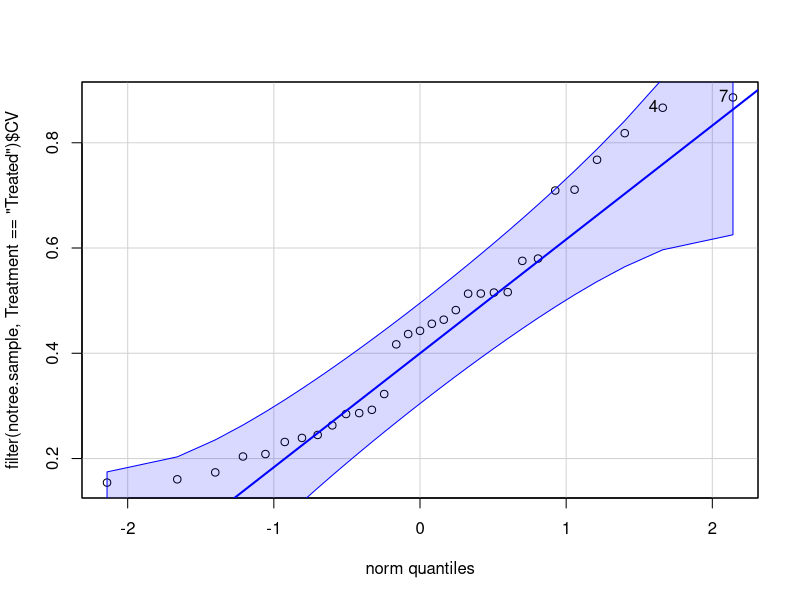
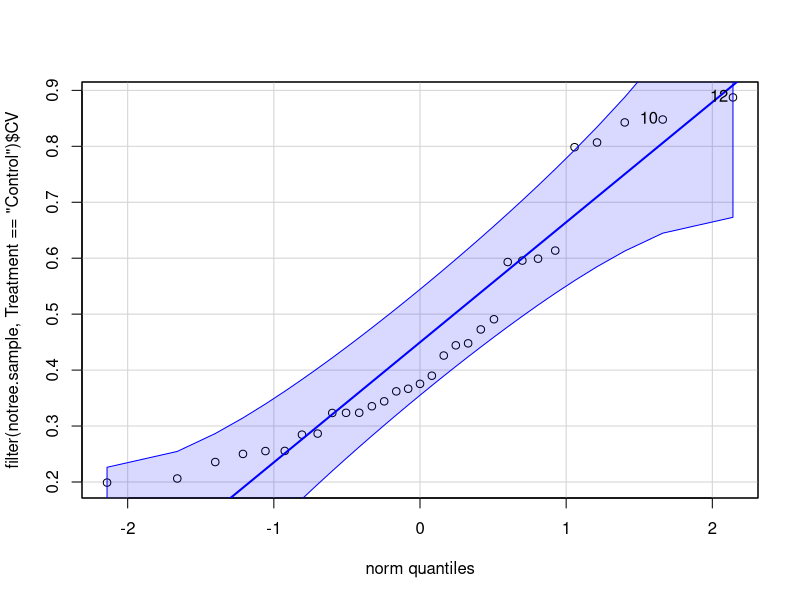
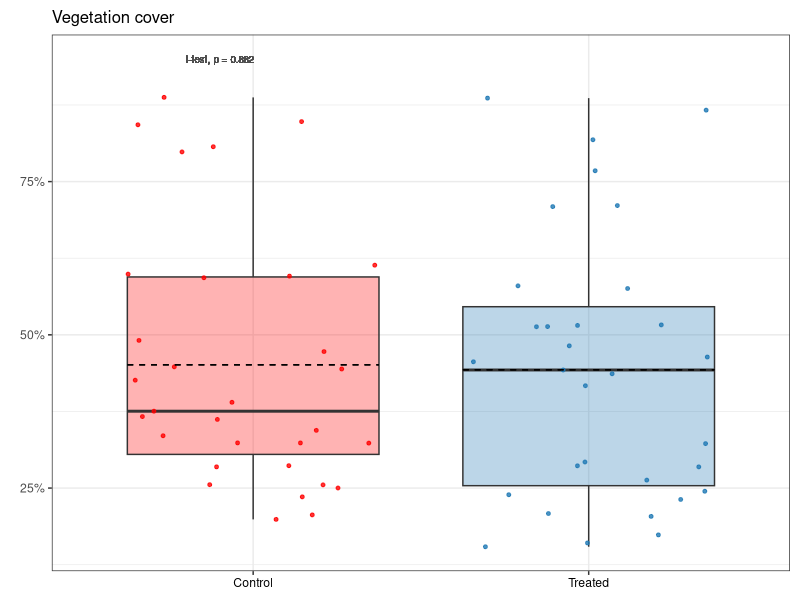
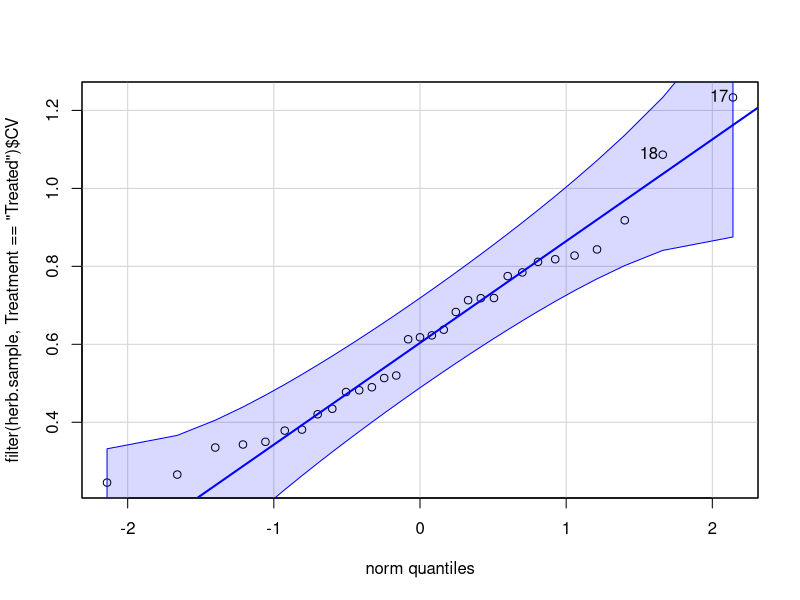
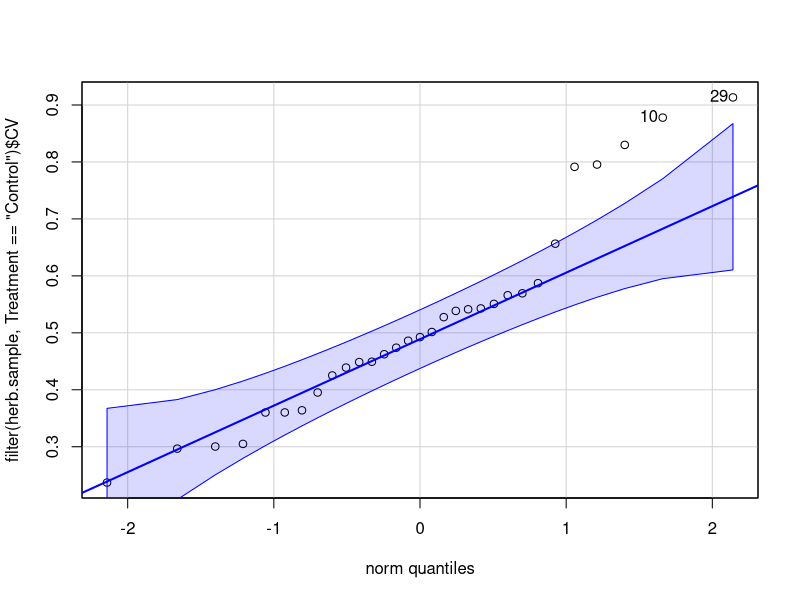
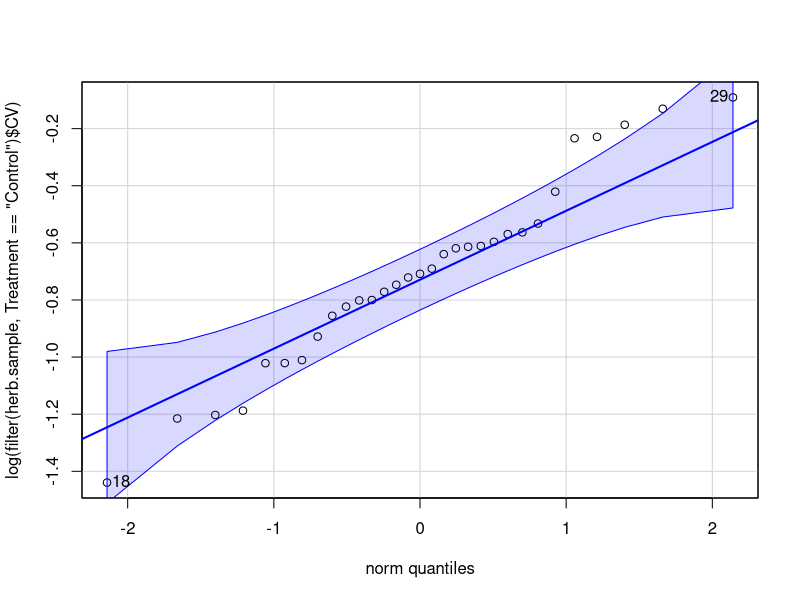
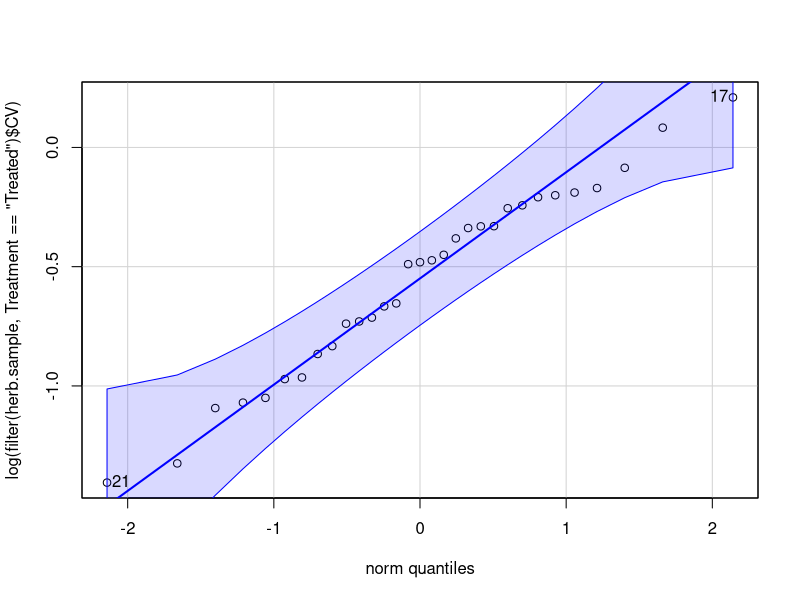
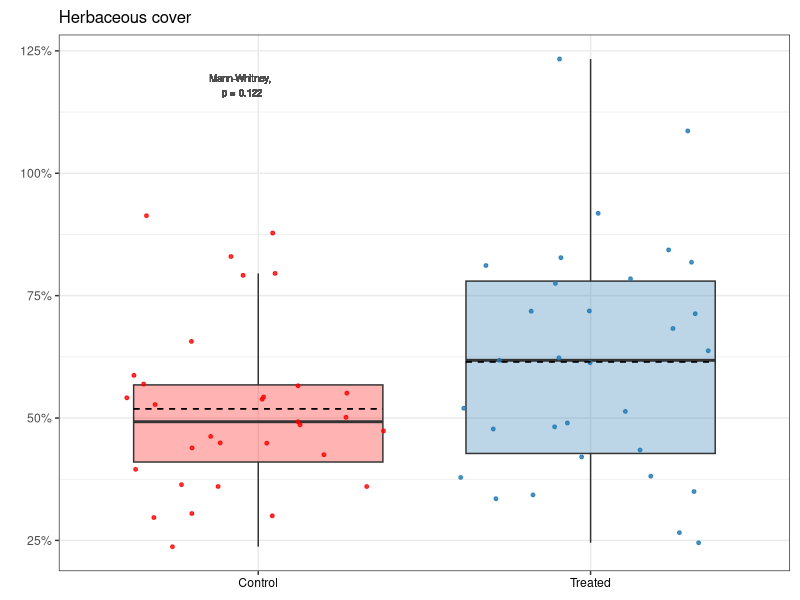

Reproduce these figures in R, in order. (Note: this script raises an error after producing the figures.)
# Purpose: Create veg CV figures for publication, and code for published R Markdown.
#   Main figures: combined notree, herb, shrub
#   Supp figures: combined richness & Shannon
#   Code: calculate CV, qq-plots, t-test/Mann-Whitney, plot

# Created: 2023-08-28
# Last updated: 2023-08-2

library(tidyverse)
library(car)
library(scales)
library(ggpubr)

# Load data ---------------------------------------------------------------

notree.all <- read_csv("data/publish/Herb-and-shrub-cover_2012-2021.csv")
herb.all <- read_csv("data/publish/Herb-cover_2012-2021.csv") 
shrub.all <- read_csv("data/publish/Shrub-cover_2012-2021.csv")
per.div <- read_csv("data/publish/Perennial-plant-diversity_2012-2021.csv")


# Notree cover ------------------------------------------------------------

# Find CV for each sample over time
notree.sample <- notree.all |> 
  group_by(Sample, Treatment) |> 
  summarise(CV = sd(Cover) / mean(Cover),
            .groups = "keep")

# Explore distribution
qqPlot(filter(notree.sample, Treatment == "Treated")$CV) # normal
qqPlot(filter(notree.sample, Treatment == "Control")$CV) # normal

# Compare means
t.test(filter(notree.sample, Treatment == "Treated")$CV,
       filter(notree.sample, Treatment == "Control")$CV) # NS, p = 0.882

# Plot
notree.plot.cv <- notree.sample |> 
  ggplot(aes(x = Treatment, y = CV)) +
  geom_boxplot(alpha = 0.3,
               outlier.shape = NA,
               aes(fill = Treatment)) +
  geom_jitter(size = 1,
              alpha = 0.8,
              aes(color = Treatment)) +
  scale_color_manual(values = c("red", "#1F78B4")) +
  scale_fill_manual(values = c("red", "#1F78B4")) +
  labs(title = "Vegetation cover",
       x = NULL,
       y = NULL) +
  theme_bw() +
  theme(legend.position = "none") +
  scale_y_continuous(labels = percent) +
  theme(axis.text.x = element_text(color = "black")) +
  geom_text(aes(x = 0.9, y = 0.95, label = "t-test, p = 0.882"),
            color = "gray30",
            size = 2.5) +
  theme(plot.margin = margin(0.1, 0.1, 0.1, 0.2, "in")) +
  stat_summary(fun = mean, geom = "errorbar", aes(ymax = after_stat(y), ymin = after_stat(y)),
               width = 0.75, linetype = "dashed") +
  theme(plot.title = element_text(size = 12))
notree.plot.cv



# Herb cover --------------------------------------------------------------

# Find CV for each sample over time
herb.sample <- herb.all |> 
  group_by(Sample, Treatment) |> 
  summarise(CV = sd(Cover) / mean(Cover),
            .groups = "keep")

# Explore distribution
qqPlot(filter(herb.sample, Treatment == "Treated")$CV) # normal
qqPlot(filter(herb.sample, Treatment == "Control")$CV) # not quite normal?

# Log transformation sort of helps Control
qqPlot(log(filter(herb.sample, Treatment == "Control")$CV)) # more normal?
qqPlot(log(filter(herb.sample, Treatment == "Treated")$CV)) # normal

herb.sample <- herb.sample |> 
  mutate(CV_log = log(CV))

# Compare means
wilcox.test(filter(herb.sample, Treatment == "Treated")$CV,
            filter(herb.sample, Treatment == "Control")$CV) # NS, p = 0.148

# Plot
herb.plot.cv <- herb.sample |> 
  ggplot(aes(x = Treatment, y = CV)) +
  geom_boxplot(alpha = 0.3,
               outlier.shape = NA,
               aes(fill = Treatment)) +
  geom_jitter(size = 1,
              alpha = 0.8,
              aes(color = Treatment)) +
  scale_color_manual(values = c("red", "#1F78B4")) +
  scale_fill_manual(values = c("red", "#1F78B4")) +
  labs(title = "Herbaceous cover",
       x = NULL, 
       y = NULL) +
  theme_bw() +
  theme(legend.position = "none") +
  scale_y_continuous(labels = percent)  +
  theme(axis.text.x = element_text(color = "black")) +
  geom_text(aes(x = 0.95, y = 1.18, label = "Mann-Whitney, \np = 0.122"),
            color = "gray30",
            size = 2.5) +
  theme(plot.margin = margin(0.1, 0.1, 0.1, 0.2, "in")) +
  stat_summary(fun = mean, geom = "errorbar", aes(ymax = after_stat(y), ymin = after_stat(y)),
               width = 0.75, linetype = "dashed") +
  theme(plot.title = element_text(size = 12))
herb.plot.cv


# Shrub cover -------------------------------------------------------------

# Find CV for each sample over time
shrub.sample <- shrub.all |> 
  group_by(Sample, Treatment) |> 
  summarise(CV = sd(Cover) / mean(Cover),
            .groups = "keep") # NaNs produced because some have 0 cover and can't divide by 0

# Replace NaNs with 0
shrub.sample[1, 3] <- 0
shrub.sample[5, 3] <- 0
shrub.sample[8, 3] <- 0

# Explore distribution
qqPlot(filter(shrub.sample, Treatment == "Control")$CV) # not normal
qqPlot(filter(shrub.sample, Treatment == "Treated")$CV) # not normal

# Compare means (cannot log transform with 0s)
wilcox.test(filter(shrub.sample, Treatment == "Treated")$CV,
            filter(shrub.sample, Treatment == "Control")$CV,
            exact = FALSE) # p = 0.01429


# Plot
letters.shrub <- data.frame(x = c(1, 2),
                            y = c(2.5, 2.5),
                            label = c("a", "b"))

shrub.plot.cv <- shrub.sample |> 
  ggplot(aes(x = Treatment, y = CV)) +
  geom_boxplot(alpha = 0.3,
               outlier.shape = NA,
               aes(fill = Treatment)) +
  geom_jitter(size = 1,
              alpha = 0.8,
              aes(color = Treatment)) +
  scale_color_manual(values = c("red", "#1F78B4")) +
  scale_fill_manual(values = c("red", "#1F78B4")) +
  labs(title = "Shrub cover",
       x = NULL,
       y = "Coefficient of variation") +
  theme_bw() +
  theme(legend.position = "none") +
  scale_y_continuous(labels = percent)  +
  theme(axis.text.x = element_text(color = "black")) +
  geom_text(aes(x = 0.95, y = 2.75, label = "Mann-Whitney, \np = 0.014"),
            color = "gray30",
            size = 2.5) +
  geom_text(data = letters.shrub,
            aes(x = x, y = y, label = label),
            color = "black") +
  theme(plot.margin = margin(0.1, 0, 0.1, 0.1, "in")) +
  stat_summary(fun = mean, geom = "errorbar", aes(ymax = after_stat(y), ymin = after_stat(y)),
               width = 0.75, linetype = "dashed") +
  theme(plot.title = element_text(size = 12))
shrub.plot.cv


# Combine notree, herb, shrub ---------------------------------------------

tiff("figures/2023-09_publish-figures/CV_shrub-herb-notree.tiff", units = "in", height = 4, width = 7, res = 1000)
ggarrange(shrub.plot.cv, herb.plot.cv, notree.plot.cv,
          ncol = 3, nrow = 1,
          labels = c("(A)", "(B)", "(C)")) 

dev.off()


# Richness ----------------------------------------------------------------

# Find CV for each sample over time
rich.sample <- per.div |> 
  group_by(Sample, Treatment) |> 
  summarise(CV = sd(rich) / mean(rich),
            .groups = "keep")

# Explore distribution
qqPlot(filter(rich.sample, Treatment3 == "Treated")$CV) # not quite normal
qqPlot(filter(rich.sample, Treatment3 == "Control")$CV) # normal

# Log transformation improves Treated 
qqPlot(log(filter(rich.sample, Treatment3 == "Treated")$CV)) # normal now
qqPlot(log(filter(rich.sample, Treatment3 == "Control")$CV)) # normal

rich.sample <- rich.sample |> 
  mutate(CV_log = log(CV))

# Compare means
t.test(filter(rich.sample, Treatment3 == "Treated")$CV_log,
       filter(rich.sample, Treatment3 == "Control")$CV_log) # NS, p = 0.093

# Plot
rich.plot.cv <- rich.sample |> 
  ggplot(aes(x = Treatment, y = CV)) +
  geom_boxplot(alpha = 0.3,
               outlier.shape = NA,
               aes(fill = Treatment)) +
  geom_jitter(size = 1,
              alpha = 0.8,
              aes(color = Treatment)) +
  scale_color_manual(values = c("red", "#1F78B4")) +
  scale_fill_manual(values = c("red", "#1F78B4")) +
  labs(title = "Perennial plant species \nrichness",
       x = NULL,
       y = "Coefficient of variation") +
  theme_bw() +
  theme(legend.position = "none") +
  scale_y_continuous(labels = percent) +
  theme(axis.text.x = element_text(color = "black")) +
  geom_text(aes(x = 0.95, y = 0.65, label = "t-test, p = 0.062"),
            color = "gray30",
            size = 2.5) +
  theme(plot.margin = margin(0.1, 0.1, 0.1, 0.1, "in")) +
  stat_summary(fun = mean, geom = "errorbar", aes(ymax = after_stat(y), ymin = after_stat(y)),
               width = 0.75, linetype = "dashed") +
  theme(plot.title = element_text(size = 12))
rich.plot.cv


# Shannon -----------------------------------------------------------------

# Find CV for each sample over time
shan.sample <- per.div |> 
  group_by(Sample, Treatment) |> 
  summarise(CV = sd(shan) / mean(shan),
            .groups = "keep")

# Explore distribution
qqPlot(filter(shan.sample, Treatment == "Treated")$CV) # normal
qqPlot(filter(shan.sample, Treatment == "Control")$CV) # almost normal

# Compare
t.test(filter(shan.sample, Treatment == "Treated")$CV,
       filter(shan.sample, Treatment == "Control")$CV) # NS, p = 0.075

# Plot
shan.plot.cv <- shan.sample |> 
  ggplot(aes(x = Treatment, y = CV)) +
  geom_boxplot(alpha = 0.3,
               outlier.shape = NA,
               aes(fill = Treatment)) +
  geom_jitter(size = 1,
              alpha = 0.8,
              aes(color = Treatment)) +
  scale_color_manual(values = c("red", "#1F78B4")) +
  scale_fill_manual(values = c("red", "#1F78B4")) +
  labs(title = "Perennial plant diversity",
       x = NULL,
       y = NULL) +
  theme_bw() +
  theme(legend.position = "none") +
  scale_y_continuous(labels = percent) +
  theme(axis.text.x = element_text(color = "black")) +
  geom_text(aes(x = 0.95, y = 0.83, label = "t-test, p = 0.075"),
            color = "gray30",
            size = 2.5) +
  theme(plot.margin = margin(0.1, 0.1, 0.1, 0.15, "in")) +
  stat_summary(fun = mean, geom = "errorbar", aes(ymax = after_stat(y), ymin = after_stat(y)),
               width = 0.75, linetype = "dashed") +
  theme(plot.title = element_text(size = 12))
shan.plot.cv



# Combine richness & Shannon ----------------------------------------------

# Supplemental figure
tiff("figures/2023-09_publish-figures/CV_rich-shan.tiff", units = "in", height = 4, width = 5.5, res = 300)
ggarrange(rich.plot.cv, shan.plot.cv,
          ncol = 2, nrow = 1,
          labels = c("(A)", "(B)")) 

dev.off()



save.image("RData/Publish_CV.RData")
